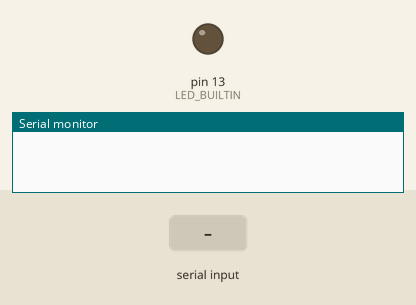
Simulated run of this sketch. Board: Arduino Uno, built with avr-gcc and run on an emulated ATmega328P. Shown: output pins drawn as LEDs (lit = HIGH), the last lines printed to the serial monitor. The inputs (shaded band) are chosen by the test bench.

Above: at 1.2 s.
1.3 s: "on\n" received over Serial
At 2.1 s:
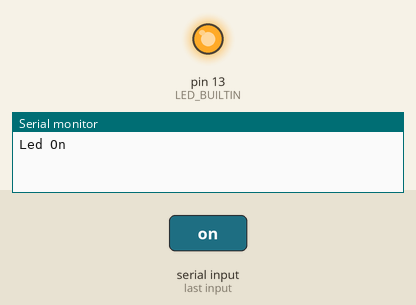
2.8 s: "off\n" received over Serial
At 3.3 s:
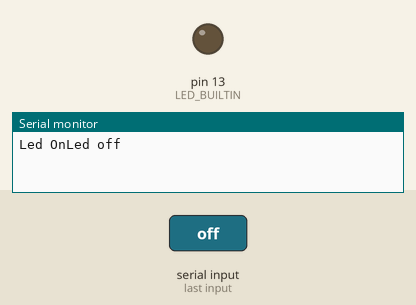
Timing chart, 0 to 5.8 s (numbered marks = the images above; inputs shaded):
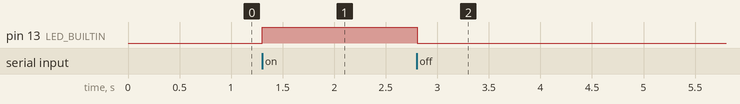

The sketch:

Hand_Shake.ino
```cpp
String incomming_byte ;

void setup() {
  // initialize digital pin LED_BUILTIN as an output.
  pinMode(LED_BUILTIN, OUTPUT);
  Serial.begin(9600);
}

// the loop function runs over and over again forever
void loop() {
  if (Serial.available()){
    incomming_byte = Serial.readStringUntil('\n') ;
    if (incomming_byte =="on"){
        digitalWrite(LED_BUILTIN, HIGH);   // turn the LED on (HIGH is the voltage level)
        Serial.write("Led On") ;
      }
    else if  (incomming_byte =="off"){
  digitalWrite(LED_BUILTIN, LOW);    // turn the LED off by making the voltage LOW
  Serial.write("Led off") ;

      }
    }

}
```

Measured:
- after the input at 1.3 s, pin 13 (LED_BUILTIN): LOW → HIGH at once
- after the input at 2.8 s, pin 13 (LED_BUILTIN): HIGH → LOW at once
